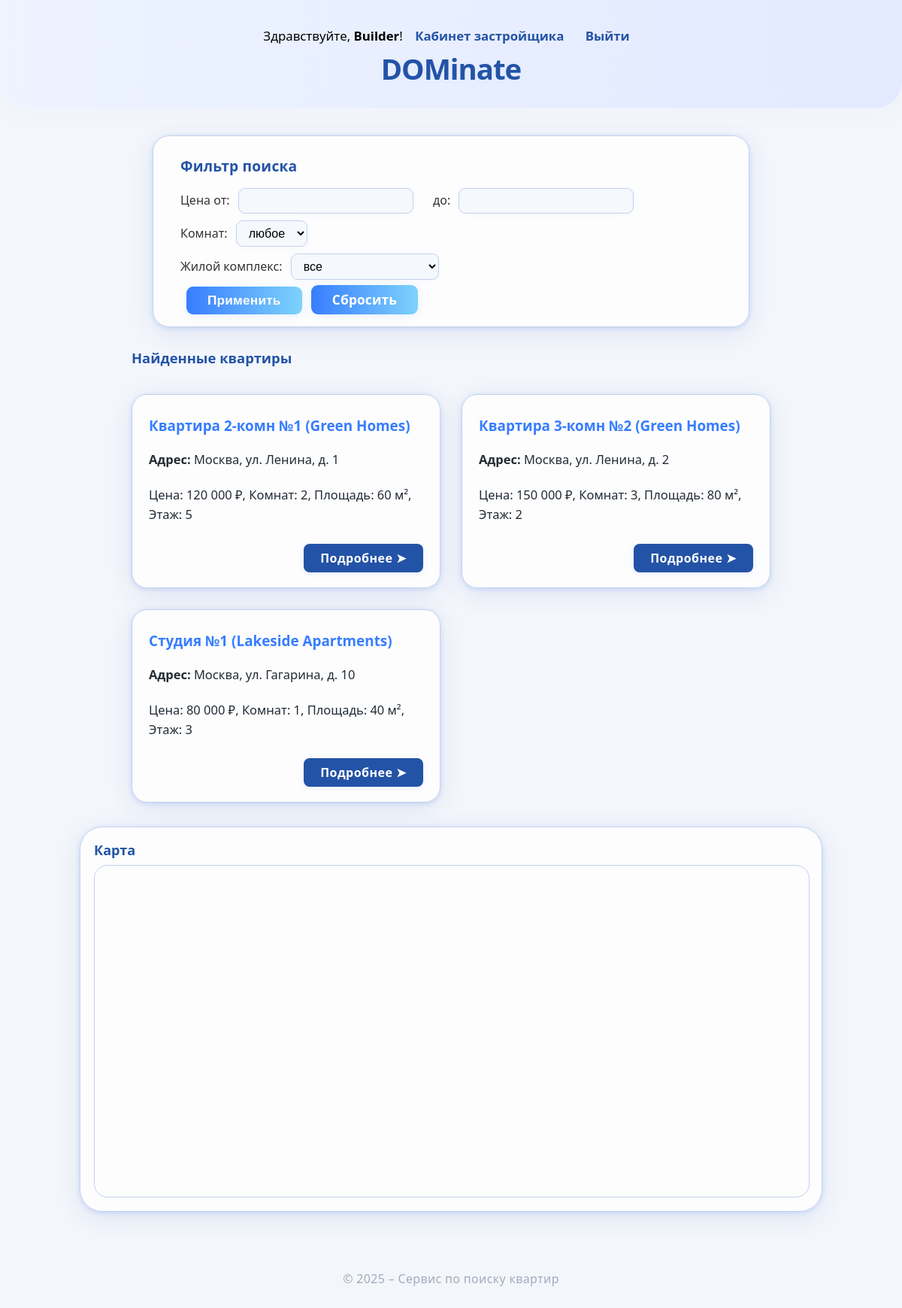
The page / (signed in) on the database its author committed.
### tables this page shows
CREATE TABLE apartments (
    id INT AUTO_INCREMENT PRIMARY KEY,
    complex_id INT NOT NULL,
    name VARCHAR(100) NOT NULL,
    address VARCHAR(255) NOT NULL,
    description TEXT,
    price INT,
    rooms INT,
    area FLOAT,
    floor INT,
    FOREIGN KEY (complex_id) REFERENCES complexes(id) ON DELETE CASCADE
);

CREATE TABLE complexes (
    id INT AUTO_INCREMENT PRIMARY KEY,
    name VARCHAR(100) NOT NULL,
    description TEXT
);

### public/index.php (the view, shortened to what this page needs)
<?php
require 'config.php';
$priceMin = isset($_GET['price_min']) ? $_GET['price_min'] : '';
$priceMax = isset($_GET['price_max']) ? $_GET['price_max'] : '';
$sql = "SELECT a.*, c.name AS complex_name FROM apartments a JOIN complexes c ON a.complex_id = c.id";
$params = [];
$stmt = $pdo->prepare($sql);
$stmt->execute($params);
$apartments = $stmt->fetchAll(PDO::FETCH_ASSOC);
?>
<!DOCTYPE html>
<html lang="ru">
<head>
</head>
<body>
<header>
    <nav>
        <?php if (isset($_SESSION['user_id'])): ?>
            Здравствуйте, <strong><?php echo htmlspecialchars($_SESSION['user_name']); ?></strong>!
            <?php if ($_SESSION['user_role'] === 'builder'): ?>
                <a href="builder.php">Кабинет застройщика</a>
            <?php endif; ?>
            <a href="logout.php">Выйти</a>
        <?php else: ?>
            <a href="login.php">Вход</a> | <a href="register.php">Регистрация</a>
        <?php endif; ?>
    </nav>
    <h1>DOMinate</h1>
</header>
<section id="filters">
    <h2>Фильтр поиска</h2>
    <form method="get" action="index.php">
        <label>Цена от:
            <input type="number" name="price_min" value="<?php echo htmlspecialchars($priceMin); ?>" min="0" />
        </label>
        <label>до:
            <input type="number" name="price_max" value="<?php echo htmlspecialchars($priceMax); ?>" min="0" />
        </label> <br>
        <label>Комнат:
            <select name="rooms">
                <option value="">любое</option>
            </select>
        </label> <br>
        <label>Жилой комплекс:
            <select name="complex_id">
                <option value="">все</option>
            </select>
        </label> <br>
        <button type="submit">Применить</button>
        <a href="index.php">Сбросить</a>
    </form>
</section>
<section id="apartments">
    <h2>Найденные квартиры</h2>
    <?php if ($apartments): ?>
        <?php foreach ($apartments as $apt): ?>
            <div class="apartment-card">
                <h3><?php echo htmlspecialchars($apt['name']); ?> (<?php echo htmlspecialchars($apt['complex_name']); ?>)</h3>
                <p><b>Адрес:</b> <?php echo htmlspecialchars($apt['address']); ?></p>
                <p>Цена: <?php echo $apt['price'] ? number_format($apt['price'], 0, '', ' ') . ' ₽' : 'не указана'; ?>,
                   Комнат: <?php echo $apt['rooms'] ?: 'не указано'; ?>,
                   Площадь: <?php echo $apt['area'] ? $apt['area'] . ' м²' : 'не указана'; ?>,
                   Этаж: <?php echo $apt['floor'] ?: 'не указан'; ?></p>
                <a href="apartment.php?id=<?php echo $apt['id']; ?>">Подробнее &#10148;</a>
            </div>
        <?php endforeach; ?>
    <?php else: ?>
        <p style="color:#b1b1b7;">Квартир по заданным критериям не найдено.</p>
    <?php endif; ?>
</section>
<section id="map-section">
    <h2>Карта</h2>
    <div id="map"></div>
</section>
<footer>
    <p>&copy; 2025 – Сервис по поиску квартир</p>
</footer>
</body>
</html>

### public/index.php (style rules this page uses)
:root { --accent: #377dff; --accent-dark: #2353a6; --bg: #f3f6fb; --glass: rgba(255,255,255,0.82); --border: #c3d1ed; --shadow: 0 8px 32px 0 rgba(60,90,170,0.11), 0 1.5px 6px #377dff33; }
body, html { margin: 0; padding: 0; background: var(--bg); font-family: 'Segoe UI', 'Inter', Arial, sans-serif; }
header { background: linear-gradient(90deg, #edf3ff 0%, #e3eaff 100%); padding: 36px 0 20px 0; text-align: center; box-shadow: 0 2px 24px #dae9fc30; border-radius: 0 0 36px 36px; }
header h1 { font-size: 2.4rem; font-weight: 800; margin: 0 0 7px 0; letter-spacing: -1px; color: var(--accent-dark); text-shadow: 0 2px 8px #bddcff24; }
nav { margin-bottom: 6px; font-size: 1.05rem; }
nav a { color: var(--accent-dark); text-decoration: none; margin: 0 12px; font-weight: 600; transition: color .17s; padding: 2px 0; border-bottom: 2px solid transparent; }
#filters { margin: 36px auto 28px auto; max-width: 720px; background: var(--glass); padding: 26px 36px 16px 36px; border-radius: 22px; box-shadow: var(--shadow); border: 1.5px solid var(--border); }
#filters h2 { margin-top: 0; font-size: 1.2rem; color: var(--accent-dark); letter-spacing: 0.01em; font-weight: 600; }
#filters label { margin-right: 22px; font-size: 1rem; color: #333; font-weight: 500; }
#filters input, #filters select { font-size: 1rem; padding: 7px 12px; border: 1.5px solid var(--border); border-radius: 9px; margin-left: 7px; margin-bottom: 9px; background: #f5f8fd; outline: none; transition: border-color .17s; box-shadow: 0 1.5px 8px #c8d6f522; }
#filters button, #filters a { margin-left: 8px; padding: 8px 28px; border: none; border-radius: 9px; background: linear-gradient(90deg, var(--accent), #7dd3fc); color: #fff; font-weight: 700; cursor: pointer; font-size: 1.08rem; box-shadow: 0 2px 12px #73affc26; text-decoration: none; transition: background .21s, color .2s, transform .17s; letter-spacing: .01em; }
#apartments { max-width: 850px; margin: 0 auto 32px auto; display: grid; grid-template-columns: repeat(auto-fit, minmax(320px, 1fr)); gap: 28px; }
#apartments h2 { grid-column: 1/-1; margin: 0 0 8px 0; font-size: 1.15rem; color: var(--accent-dark); font-weight: 600; }
.apartment-card { background: var(--glass); border-radius: 21px; box-shadow: var(--shadow); border: 1.5px solid var(--border); padding: 28px 22px 20px 22px; display: flex; flex-direction: column; gap: 10px; transition: box-shadow .19s, transform .13s; min-height: 155px; position: relative; }
.apartment-card h3 { margin: 0 0 3px 0; font-size: 1.18rem; font-weight: 700; color: var(--accent); }
.apartment-card p { margin: 6px 0; font-size: 1.03rem; color: #222b34; line-height: 1.55; }
.apartment-card a { align-self: flex-end; margin-top: 10px; color: #fff; background: var(--accent-dark); padding: 8px 22px; border-radius: 8px; text-decoration: none; font-weight: 700; letter-spacing: .03em; box-shadow: 0 2px 8px #377dff18; transition: background .19s, transform .15s; }
#map-section { max-width: 950px; margin: 0 auto 36px auto; border-radius: 30px; background: var(--glass); box-shadow: var(--shadow); padding: 18px; border: 1.5px solid var(--border); }
#map-section h2 { font-size: 1.13rem; color: var(--accent-dark); font-weight: 600; margin: 0 0 8px 0; }
#map { height: 440px; width: 100%; border-radius: 18px; border: 1.5px solid var(--border); }
footer { text-align: center; font-size: 1rem; color: #a3abbc; padding: 26px 0 38px 0; letter-spacing: .02em; }

### rows shown on the page
apartments: name "Квартира 2-комн №1", complex.name "Green Homes", address "Москва, ул. Ленина, д. 1", price "120 000", rooms "2", area "60", floor "5"
apartments: name "Квартира 3-комн №2", complex.name "Green Homes", address "Москва, ул. Ленина, д. 2", price "150 000", rooms "3", area "80", floor "2"
apartments: name "Студия №1", complex.name "Lakeside Apartments", address "Москва, ул. Гагарина, д. 10", price "80 000", rooms "1", area "40", floor "3"

### other values the page prints
$_SESSION['user_name'] "Builder"
